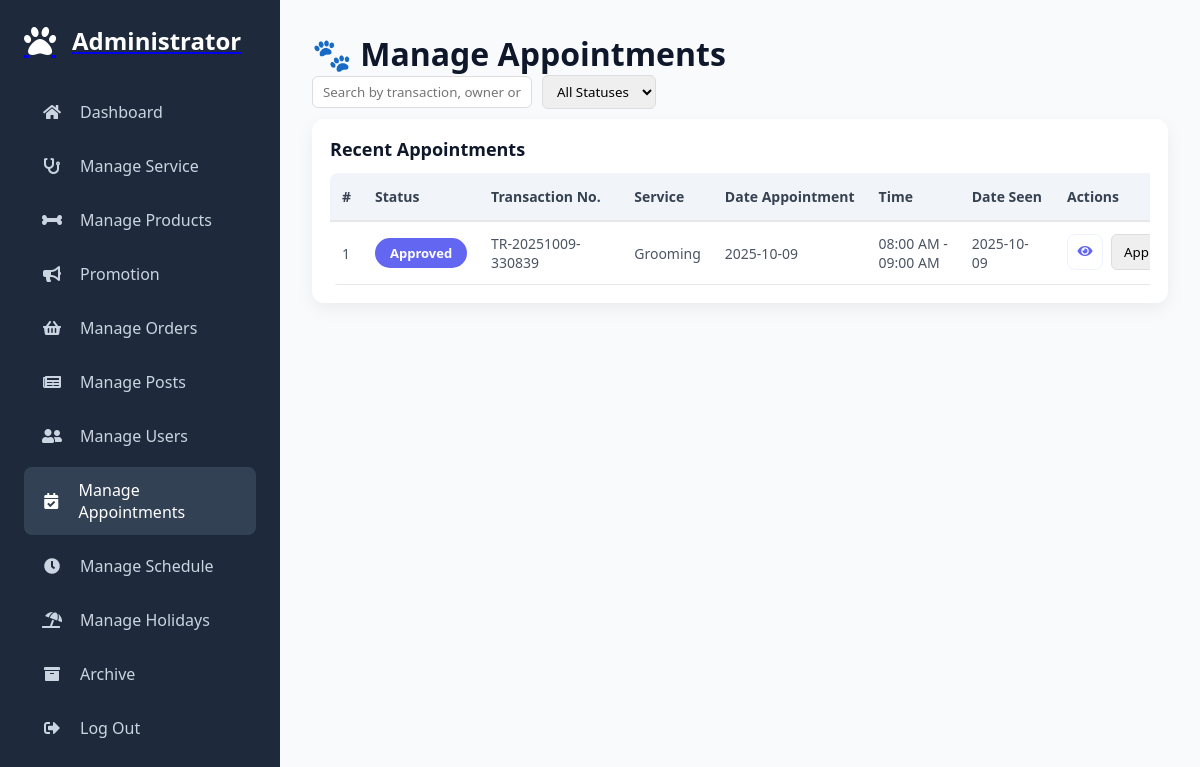
Page /admin/manage_appointments.php (signed in) on the committed database.
### tables this page shows
CREATE TABLE `appointments` (
  `id` int(11) NOT NULL,
  `transaction_no` varchar(50) DEFAULT NULL,
  `user_id` varchar(36) NOT NULL,
  `appointment_date` date NOT NULL,
  `time_slot` varchar(50) NOT NULL,
  `status` enum('Pending','Approved','Completed','Rejected','Cancelled') DEFAULT 'Pending',
  `completed_at` timestamp NULL DEFAULT NULL,
  `service_id` int(11) NOT NULL,
  `date_seen` date DEFAULT NULL,
  `created_at` timestamp NOT NULL DEFAULT current_timestamp(),
  `active_slot` varchar(255) GENERATED ALWAYS AS (if(`status` in ('Pending','Approved'),concat(`appointment_date`,'-',`time_slot`,'-',`service_id`,'-',`user_id`),NULL)) STORED
);

CREATE TABLE `services` (
  `id` int(11) NOT NULL,
  `name` varchar(100) NOT NULL,
  `service_detail` text NOT NULL,
  `image` varchar(255) DEFAULT NULL,
  `status` enum('active','inactive') NOT NULL DEFAULT 'active',
  `created_at` timestamp NOT NULL DEFAULT current_timestamp()
);

### admin/manage_appointments.php (the view, shortened to what this page needs)
<?php
require_once '../components/auth_admin.php';
$limit = 10;
$page  = isset($_GET['page']) ? (int)$_GET['page'] : 1;
$start = ($page - 1) * $limit;
$search = isset($_GET['search']) ? trim($_GET['search']) : '';
$where = "1=1 AND a.status NOT IN ('completed','cancelled')";
$stmt = $conn->prepare("
    SELECT a.*, u.name AS fullname, u.email, u.phone, s.name AS service_name, a.transaction_no
    FROM appointments a
    LEFT JOIN users u ON a.user_id=u.id
    LEFT JOIN services s ON a.service_id=s.id
    WHERE $where
    ORDER BY a.id DESC
    LIMIT ?, ?
");
$i=1;
$stmt->bindValue($i++, $start, PDO::PARAM_INT);
$stmt->bindValue($i++, $limit, PDO::PARAM_INT);
$stmt->execute();
$appointments = $stmt->fetchAll(PDO::FETCH_ASSOC);
?>
<!DOCTYPE html>
<html lang="en">
<head>
<link rel="stylesheet" href="./../assets/css/admin/manage_appointment.css?v=<?php echo time(); ?>">
<link rel="stylesheet" href="./../assets/css/admin/admin_header.css?v=<?php echo time(); ?>">
<link rel="stylesheet" href="https://cdnjs.cloudflare.com/ajax/libs/font-awesome/5.15.4/css/all.min.css">
</head>
<body>
<?php include '../components/admin_header.php'; ?>
<div class="admin-main">
    <h1>🐾 Manage Appointments</h1>
    <div class="orders-filters">
        <input type="text" id="searchInput" placeholder="Search by transaction, owner or service" value="<?= htmlspecialchars($search) ?>">
        <select id="statusFilter">
            <option value="">All Statuses</option>
        </select>
    </div>
    <div class="card">
        <div class="card-header"><h2>Recent Appointments</h2></div>
        <div class="table-container">
            <table class="orders-table">
                <thead>
                    <tr>
                        <th>#</th>
                        <th>Status</th>
                        <th>Transaction No.</th>
                        <th>Service</th>
                        <th>Date Appointment</th>
                        <th>Time</th>
                        <th>Date Seen</th>
                        <th class="actions">Actions</th>
                    </tr>
                </thead>
                <tbody>
                <?php if(count($appointments)>0): ?>
                    <?php $count=$start+1; foreach($appointments as $a): ?>
                    <?php $status = strtolower($a['status'] ?? 'pending'); ?>
                    <tr data-id="<?= $a['id'] ?>">
                        <td><?= $count++ ?></td>
                        <td><span class="status-badge <?= $status ?>"><?= ucfirst($status) ?></span></td>
                        <td><?= htmlspecialchars($a['transaction_no'] ?? '-') ?></td>
                        <td><?= htmlspecialchars($a['service_name']) ?></td>
                        <td><?= htmlspecialchars($a['appointment_date']) ?></td>
                        <td><?= htmlspecialchars($a['time_slot']) ?></td>
                        <td><?= in_array($status,['approved','completed'])?$a['date_seen']:'-' ?></td>
                        <td class="actions">
                            <button class="action-icon btn-view" title="View"><i class="fas fa-eye"></i></button>
                            <select class="status-select" data-id="<?= $a['id'] ?>"
                                <?= in_array($status,['completed','cancelled']) ? 'disabled' : '' ?>>
                                <option value="approved" <?= $status=='approved'?'selected':'' ?>>Approved</option>
                            </select>
                        </td>
                    </tr>
                    <?php endforeach; ?>
                <?php else: ?>
                    <tr><td colspan="8" class="empty-state">No appointments found</td></tr>
                <?php endif; ?>
                </tbody>
            </table>
        </div>
    </div>
</div>
</body>
</html>

### assets/css/admin/manage_appointment.css (style rules this page uses)
:root { --primary-color: #6366f1; --secondary-color: #4f46e5; --dark-bg: #1e293b; --light-bg: #f8fafc; --text-dark: #0f172a; --text-light: #64748b; --card-bg: #ffffff; --border-radius: 10px; --transition: all 0.3s ease; --success: #10b981; --pending: #f59e0b; --danger: #ef4444; --info: #3b82f6; }
* { margin:0; padding:0; box-sizing:border-box; font-family: 'Segoe UI', sans-serif; }
body { background: var(--light-bg); color: var(--text-dark); overflow-x:hidden; }
.admin-main { margin-left: 280px; flex:1; padding:2rem; transition: var(--transition); min-height:100vh; }
.card { background: var(--card-bg); border-radius:12px; padding:18px; box-shadow:0 6px 18px rgba(0,0,0,0.06); }
.card-header h2 { margin:0; font-size:18px; color: var(--text-dark); }
.table-container { width:100%; overflow-x:auto; margin-top:12px; }
table.orders-table { width:100%; border-collapse:collapse; font-size:14px; border-radius:8px; overflow:hidden; min-width:900px; }
.orders-table thead { background:#f1f5f9; text-align:left; }
.orders-table thead th { padding:14px 12px; font-weight:600; color:#374151; border-bottom:2px solid #e5e7eb; white-space:nowrap; }
.orders-table tbody tr { border-bottom:1px solid #e5e7eb; transition: background 0.15s ease; }
.orders-table tbody td { padding:12px; vertical-align:middle; color:#4b5563; }
.status-badge { display:inline-block; padding:6px 10px; border-radius:999px; font-weight:600; font-size:13px; color:#fff; text-align:center; min-width:92px; text-transform:capitalize; }
.status-badge.approved { background: var(--primary-color); }
td.actions { display:flex; justify-content:flex-end; gap:8px; white-space:nowrap; }
.action-icon { display:inline-flex; align-items:center; justify-content:center; width:36px; height:36px; border-radius:8px; background:#fff; border:1px solid #eef2ff; color: var(--primary-color); cursor:pointer; }
.orders-filters { display:flex; gap:10px; align-items:center; flex-wrap:wrap; }

### assets/css/admin/admin_header.css (style rules this page uses)
:root { --primary-color: #6366f1; --secondary-color: #4f46e5; --dark-bg: #1e293b; --light-bg: #f8fafc; --text-dark: #0f172a; --text-light: #64748b; --card-bg: #ffffff; --border-radius: 10px; --transition: all 0.3s ease; }
* { margin: 0; padding: 0; box-sizing: border-box; font-family: 'Segoe UI', sans-serif; }
body { background: var(--light-bg); color: var(--text-dark); overflow-x: hidden; }
.admin-main { margin-left: 280px; flex: 1; padding: 2rem; transition: var(--transition); }
h1 { font-size: 2rem; font-weight: 600; color: var(--text-dark); }

### admin/manage_appointments.php (style rules this page uses)
.status-select { padding:6px 8px; border-radius:6px; border:1px solid #ddd; }
.orders-filters { display:flex; gap:10px; margin-bottom:10px; }
.orders-filters input, .orders-filters select { padding:6px 10px; border-radius:6px; border:1px solid #ddd; }
.orders-filters select { cursor:pointer; }

### rows in the picture
appointments: status "Approved", transaction_no "TR-20251009-330839", service.name "Grooming", appointment_date "2025-10-09", time_slot "08:00 AM - 09:00 AM", date_seen "2025-10-09", status+id "Approved"
